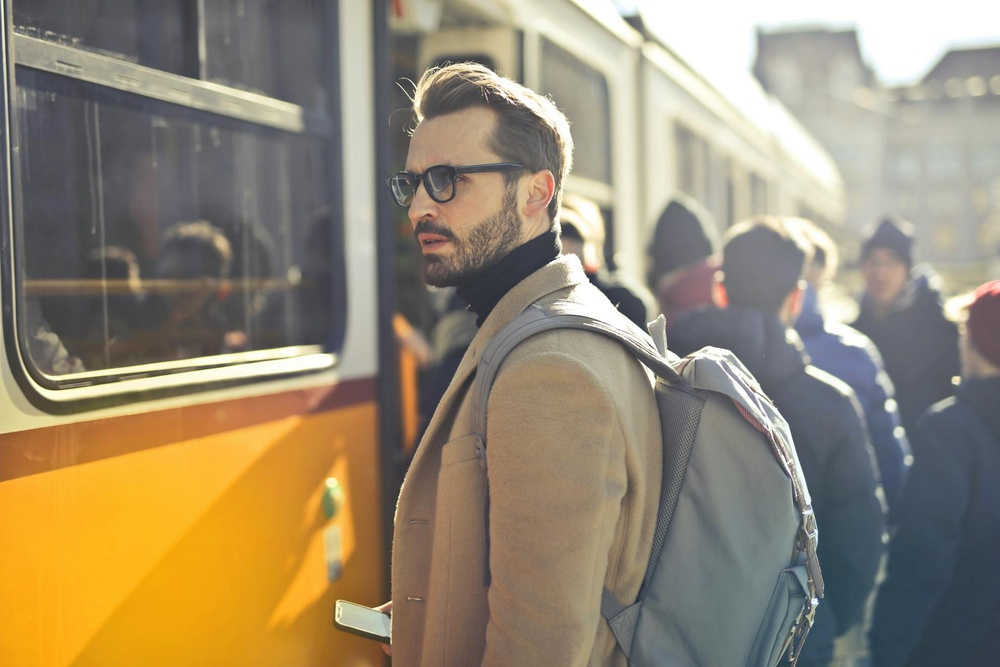
#> input picture 4/Image/1.jpg, 1000 x 667 px, shrunk from 1920 x 1280 before the run, found by its file name; its folder holds only this picture in this run
$ python Lab_3.py
#> lines starting #> are read from the running program, lines starting #| are printed output that depends on the picture; after the words box and inside, x2 and y2 are one past the last pixel; in counts of white or black regions, pixels touching at a corner belong together
import cv2
import os

folder_path = "C:\\Users\\GiveEnd\\Desktop\\Mathematical methods of pattern recognition\\4\\Image"

# несколько каскадных классификаторов для лиц
cascade1 = cv2.CascadeClassifier('haarcascade_frontalface_alt.xml')
cascade2 = cv2.CascadeClassifier('haarcascade_frontalface_alt2.xml')
cascade3 = cv2.CascadeClassifier('haarcascade_profileface.xml')

# список изображений
image_files = [f for f in os.listdir(folder_path) if f.lower().endswith(('.png', '.jpg'))]

for image_name in image_files:
    image_path = os.path.join(folder_path, image_name)
    image = cv2.imread(image_path)
#> image is the input picture: shape (667, 1000, 3); mean B, G, R 114, 137.1, 150
    if image is None:
        print(f"Не удалось открыть {image_name}")
        continue

    gray = cv2.cvtColor(image, cv2.COLOR_BGR2GRAY)
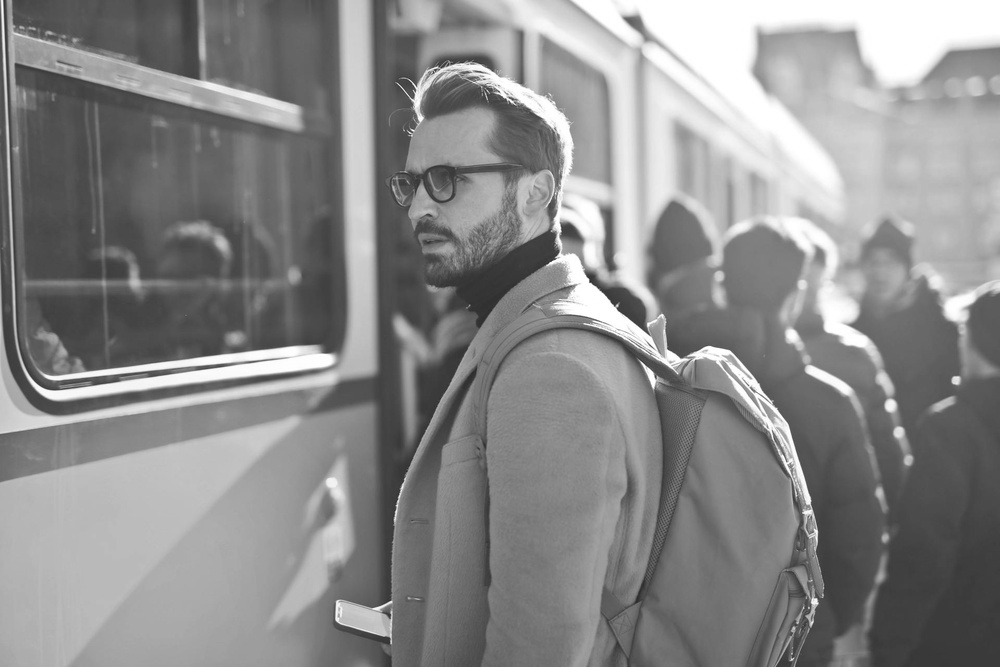
#> gray: shape (667, 1000); min 35, max 255, mean 138.3

    faces1 = cascade1.detectMultiScale(gray, 1.1, 5)
#> faces1 = [[352, 115, 169, 169]]
    faces2 = cascade2.detectMultiScale(gray, 1.1, 5)
#> faces2 = [[859, 247, 45, 45], [358, 127, 148, 148]]
    faces3 = cascade3.detectMultiScale(gray, 1.1, 5)
#> faces3 = ()

    for (x, y, w, h) in faces1:
        cv2.rectangle(image, (x, y), (x + w, y + h), (0, 255, 0), 2)  # зелёный
#> this loop made 1 pass
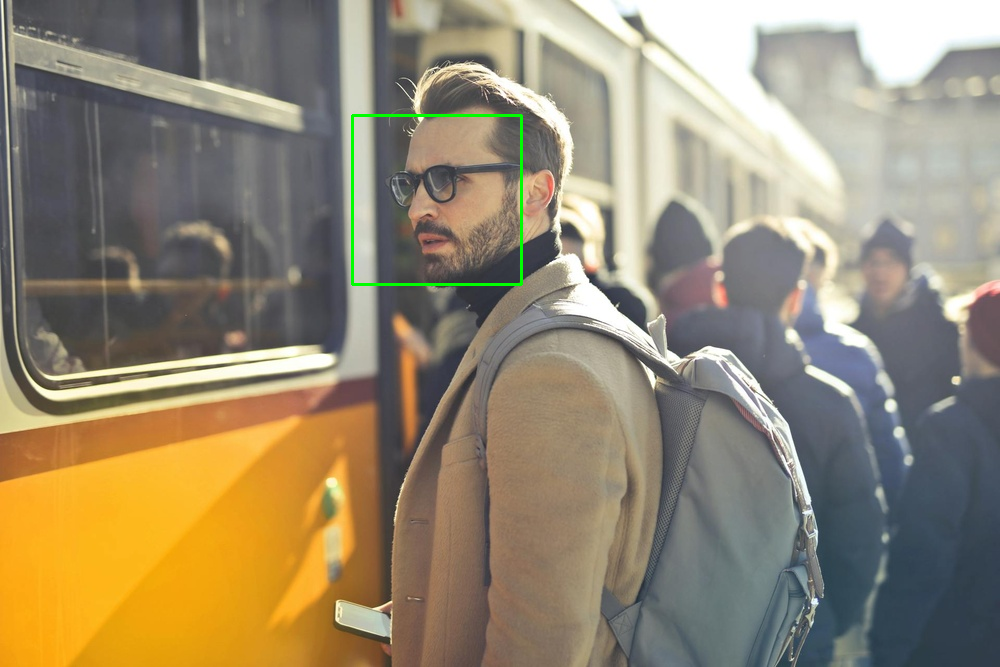
#> image: shape (667, 1000, 3); 0.3% of pixels changed, all inside (x1, y1, x2, y2) = (351, 114, 523, 286)

    for (x, y, w, h) in faces2:
        cv2.rectangle(image, (x, y), (x + w, y + h), (255, 0, 0), 2)  # синий
#> this loop made 2 passes
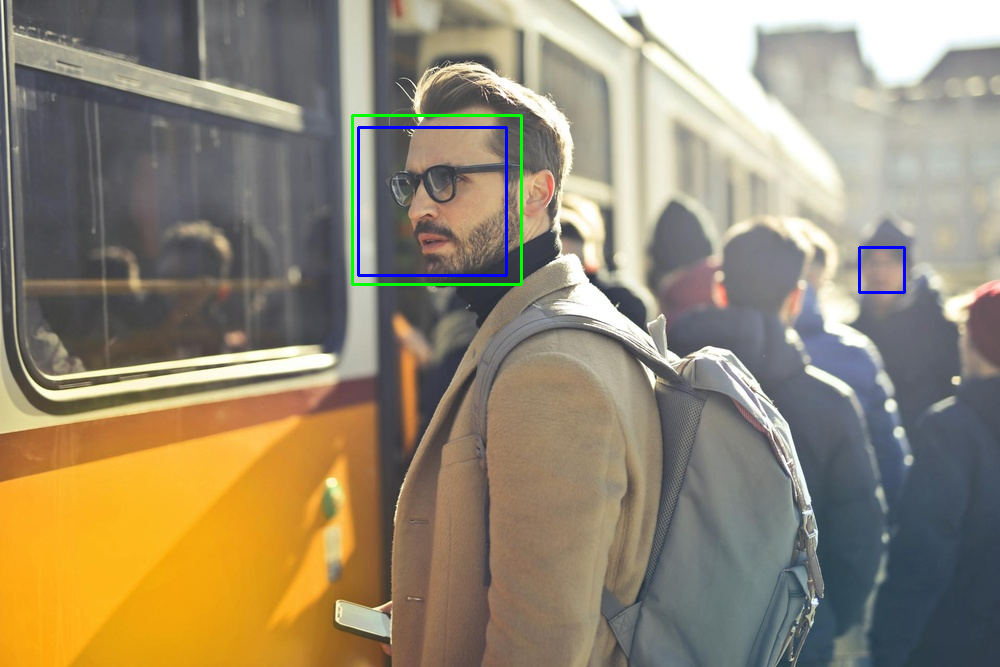
#> image: shape (667, 1000, 3); 0.35% of pixels changed, all inside (x1, y1, x2, y2) = (357, 126, 906, 294)

    for (x, y, w, h) in faces3:
        cv2.rectangle(image, (x, y), (x + w, y + h), (0, 0, 255), 2)  # красный
#> this loop made 0 passes

    cv2.imshow('Face Detection', image)
    cv2.waitKey(0)

cv2.destroyAllWindows()

$ run again, on 4/Image/5.png
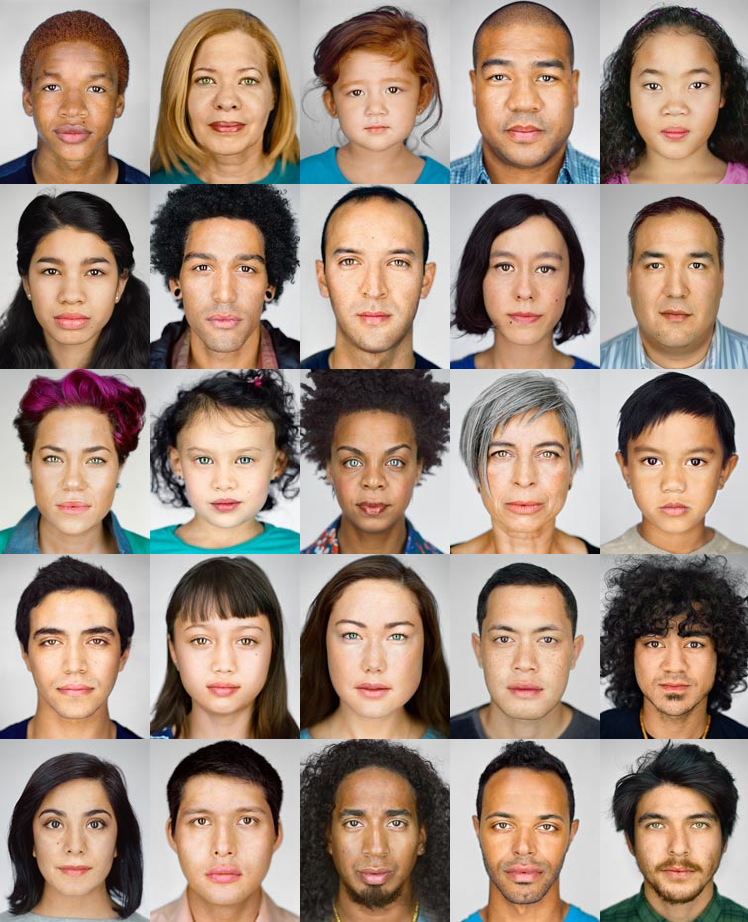
#> input picture 4/Image/5.png, 748 x 922 px, found by its file name
#> image is the input picture: shape (922, 748, 3); mean B, G, R 124.3, 138.4, 159.5
#> faces1 = 25 rows, first 6: [469, 595, 112, 112], [21, 600, 106, 106], [621, 41, 109, 109], [24, 419, 101, 101], [473, 415, 104, 104], [169, 418, 112, 112]
#> faces2 = 25 rows, first 6: [473, 597, 107, 107], [173, 421, 104, 104], [24, 785, 101, 101], [472, 784, 107, 107], [475, 416, 101, 101], [327, 54, 98, 98]
#> faces3 = [[655, 613, 81, 81], [194, 421, 96, 96], [338, 47, 107, 107], [33, 222, 112, 112], [198, 605, 93, 93], [483, 220, 117, 117], [318, 572, 140, 140], [32, 770, 122, 122], [326, 762, 134, 134], [150, 760, 151, 151], [145, 383, 187, 187]]
#> the loop `for (x, y, w, h) in faces1:` made 25 passes
#> the loop `for (x, y, w, h) in faces2:` made 25 passes
#> after the loop `for (x, y, w, h) in faces2:`:
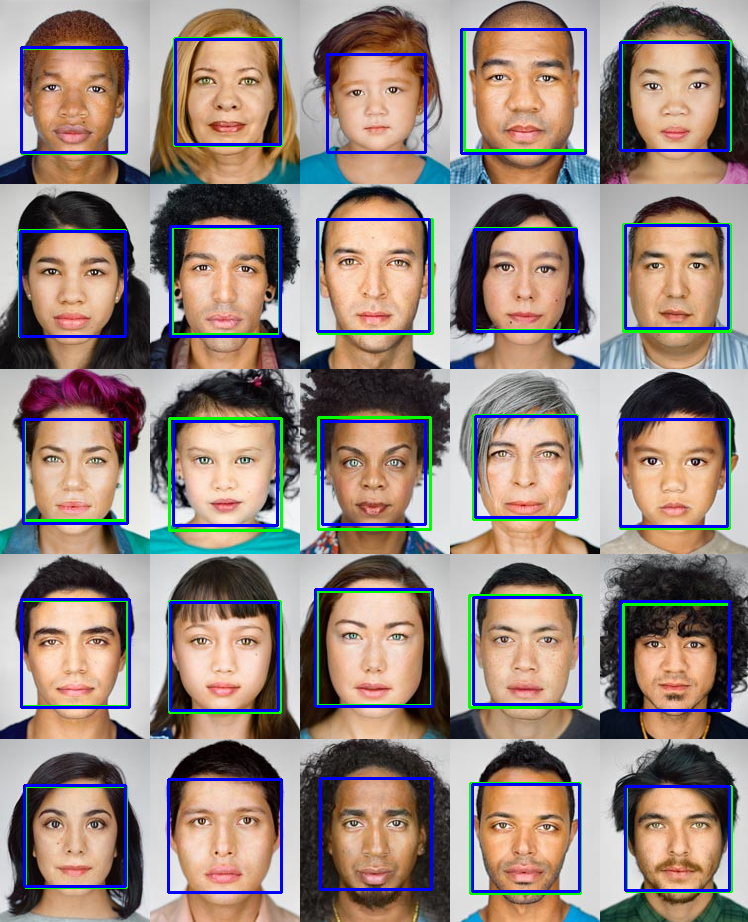
#> image: shape (922, 748, 3); mean B, G, R 129, 135.5, 150.3
#> the loop `for (x, y, w, h) in faces3:` made 11 passes
#> after the loop `for (x, y, w, h) in faces3:`:
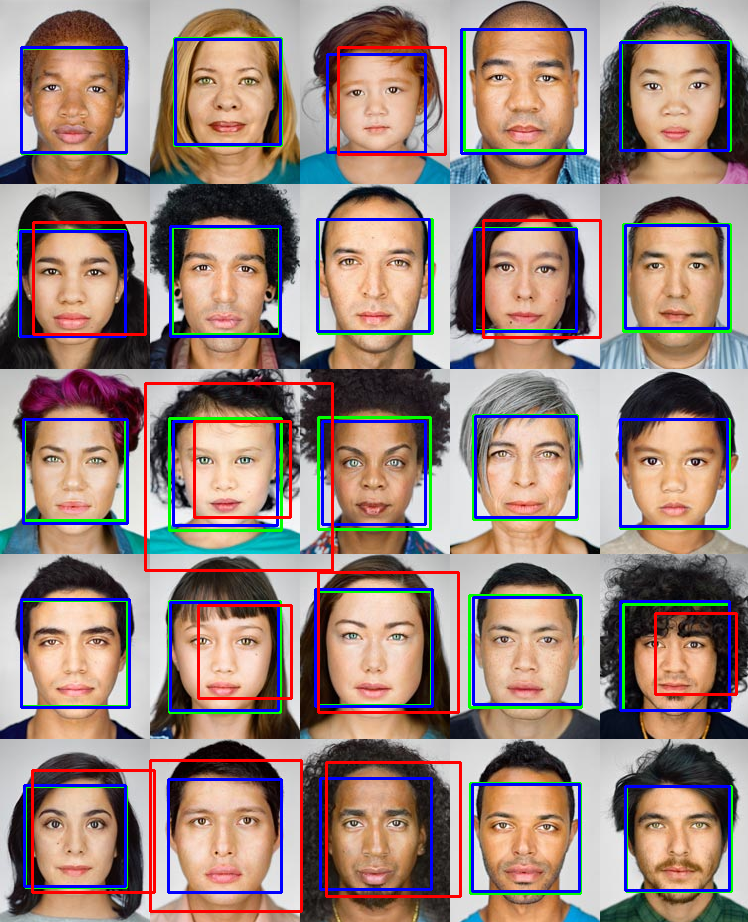
#> image: shape (922, 748, 3); 2.32% of pixels changed, all inside (x1, y1, x2, y2) = (31, 46, 738, 913)

$ run again, on 4/Image/2.jpg
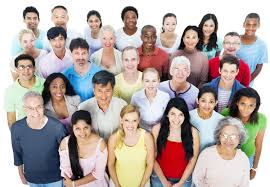
#> input picture 4/Image/2.jpg, 270 x 187 px, found by its file name
#> image is the input picture: shape (187, 270, 3); mean B, G, R 163.6, 167.9, 180.7
#> faces1 = [[119, 51, 23, 23], [14, 58, 23, 23], [140, 73, 21, 21], [47, 78, 22, 22], [166, 106, 22, 22], [120, 112, 21, 21], [70, 120, 24, 24]]
#> faces2 = [[67, 43, 25, 25], [118, 51, 23, 23], [14, 58, 22, 22], [140, 72, 23, 23], [196, 93, 22, 22], [166, 106, 22, 22], [120, 112, 21, 21], [70, 120, 22, 22]]
#> faces3 = ()
#> the loop `for (x, y, w, h) in faces1:` made 7 passes
#> after the loop `for (x, y, w, h) in faces1:`:
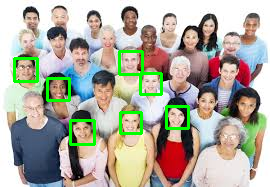
#> image: shape (187, 270, 3); 3.62% of pixels changed, all inside (x1, y1, x2, y2) = (13, 50, 190, 146)
#> the loop `for (x, y, w, h) in faces2:` made 8 passes
#> after the loop `for (x, y, w, h) in faces2:`:
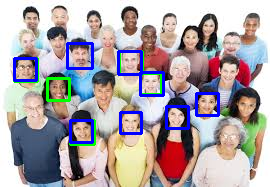
#> image: shape (187, 270, 3); 4.18% of pixels changed, all inside (x1, y1, x2, y2) = (13, 42, 220, 144)

$ run again, on 4/Image/3.jpg
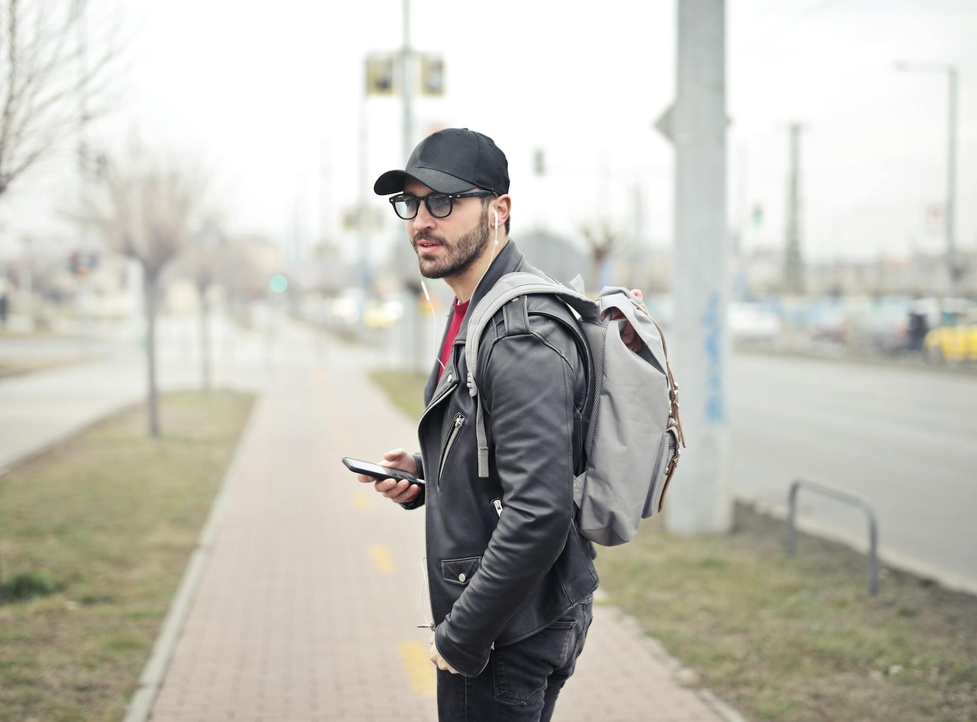
#> input picture 4/Image/3.jpg, 977 x 722 px, shrunk from 1920 x 1419 before the run, found by its file name
#> image is the input picture: shape (722, 977, 3); mean B, G, R 183, 191.8, 193.6
#> `gray = cv2.cvtColor(image, cv2.COLOR_BGR2GRAY)`:
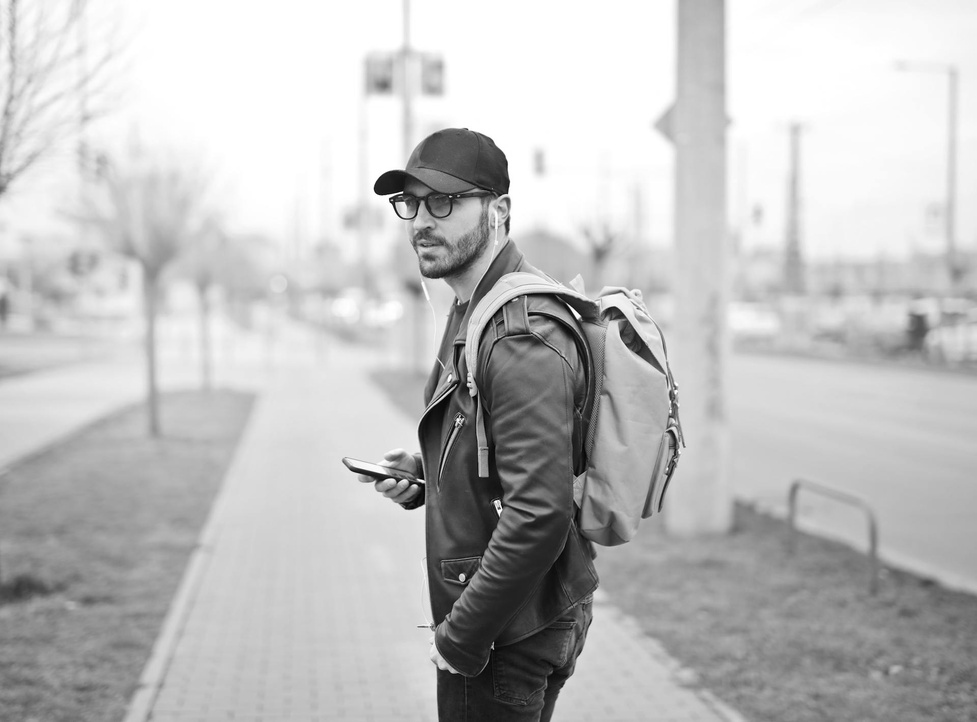
#> gray: shape (722, 977); min 0, max 255, mean 191.3
#> faces1 = ()
#> faces2 = [[70, 261, 80, 80]]
#> faces3 = ()
#> the loop `for (x, y, w, h) in faces2:` made 1 pass
#> after the loop `for (x, y, w, h) in faces2:`:
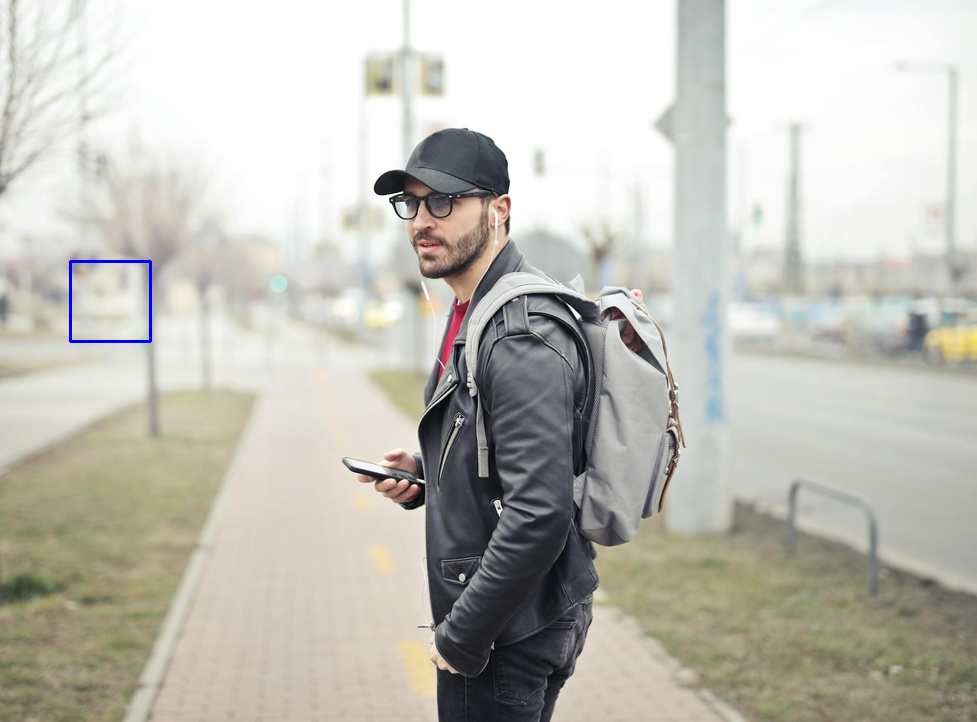
#> image: shape (722, 977, 3); 0.14% of pixels changed, all inside (x1, y1, x2, y2) = (69, 260, 152, 343)

$ run again, on 4/Image/4.jpg
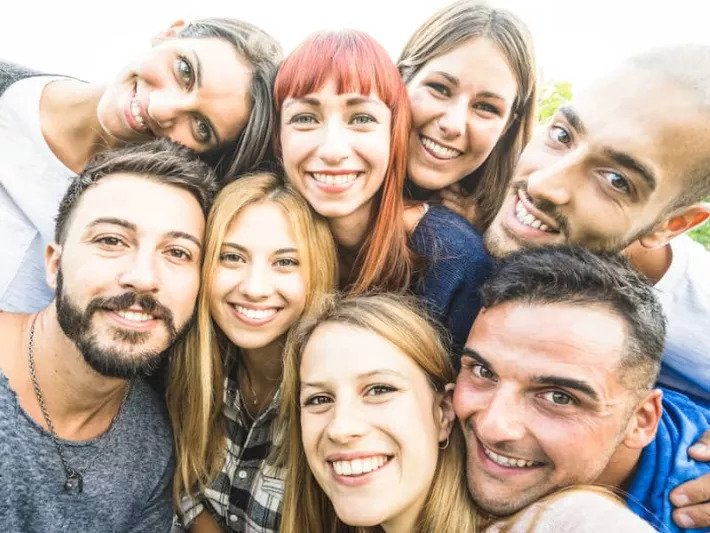
#> input picture 4/Image/4.jpg, 710 x 533 px, found by its file name
#> image is the input picture: shape (533, 710, 3); mean B, G, R 153.7, 167.4, 186.5
#> faces1 = [[193, 209, 133, 133], [267, 330, 169, 169], [260, 64, 147, 147], [49, 178, 175, 175]]
#> faces2 = [[193, 208, 132, 132], [268, 336, 160, 160], [261, 63, 147, 147], [48, 175, 181, 181]]
#> faces3 = [[112, 46, 90, 90], [274, 300, 215, 215]]
#> the loop `for (x, y, w, h) in faces1:` made 4 passes
#> the loop `for (x, y, w, h) in faces2:` made 4 passes
#> after the loop `for (x, y, w, h) in faces2:`:
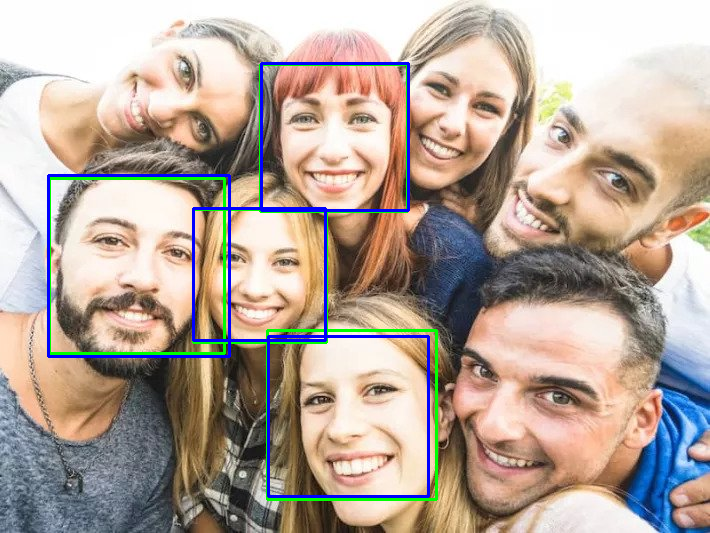
#> image: shape (533, 710, 3); mean B, G, R 154.6, 165.6, 180.8
#> the loop `for (x, y, w, h) in faces3:` made 2 passes
#> after the loop `for (x, y, w, h) in faces3:`:
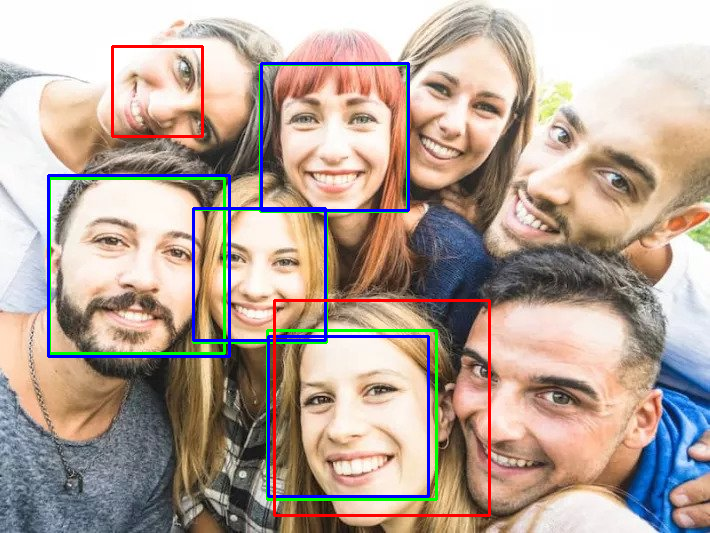
#> image: shape (533, 710, 3); 0.97% of pixels changed, all inside (x1, y1, x2, y2) = (111, 45, 491, 517)
